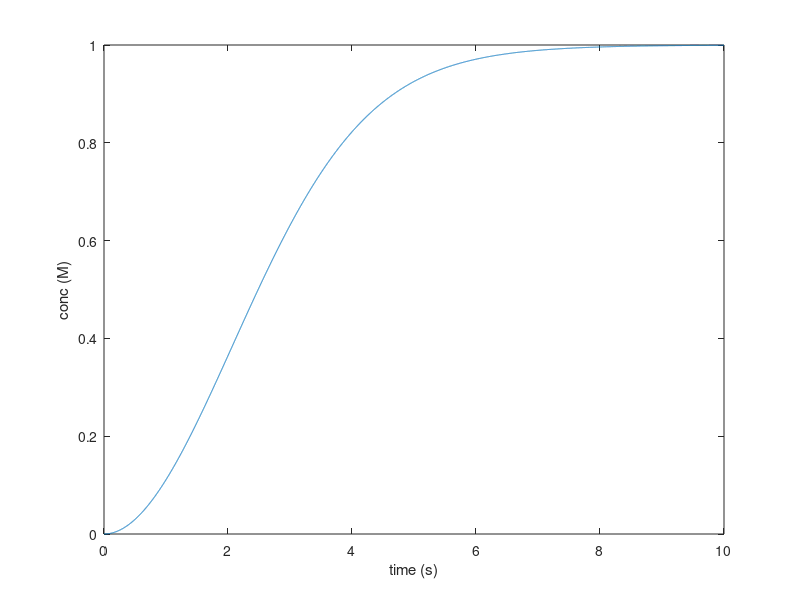

The MATLAB script that drew this image:
function splitProteinModel() 
%variables for reaction 1
tyslConc = 1;
splitTyrsConc = 1;
react1_Km = 1;
react1_kcat = 1;

%variables for reaction 2
TMBConc = 1;
splitHRPConc = 0;
react2_Km = 1;
react2_kcat = 1;
blueSubConc = 0;

timeStep = 1e-3;
time = 0:timeStep:10;
blueSubConcHist = 1:size(time,2);
for i = 1:size(time,2)
    reactRate1 = (splitTyrsConc * react1_kcat) * tyslConc / (react1_Km + tyslConc);
    tyslConc = tyslConc - reactRate1 * timeStep;
    splitHRPConc = splitHRPConc + reactRate1 * timeStep;
    reactRate2 = (splitHRPConc * react2_kcat) * TMBConc / (react2_Km + TMBConc);
    TMBConc = TMBConc - reactRate2 * timeStep;
    blueSubConc = blueSubConc + reactRate2 * timeStep;
    blueSubConcHist(i) = blueSubConc;
end

figure
plot(time, blueSubConcHist);
xlabel('time (s)');
ylabel('conc (M)');
end